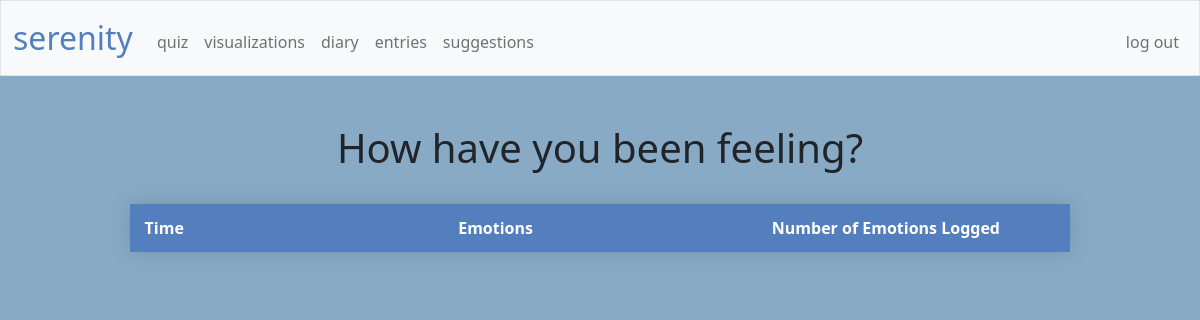
Page /viz (signed in) on the earlier database version.
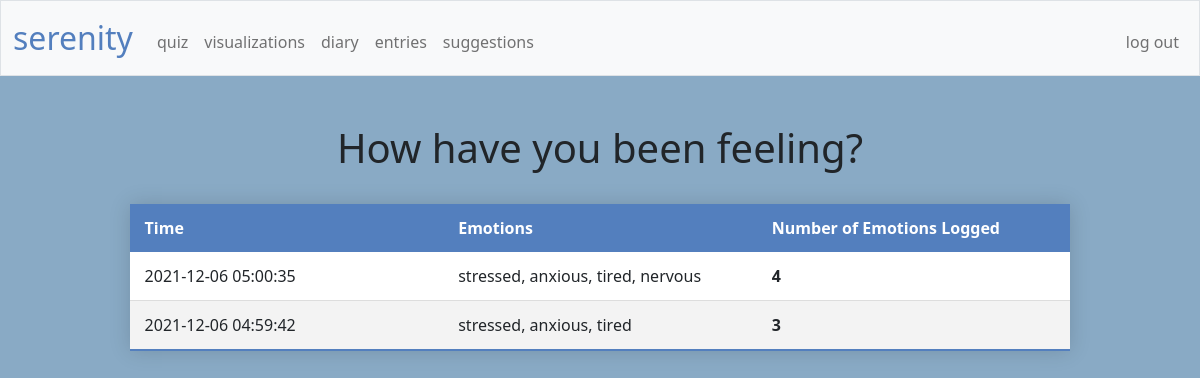
Same page on the later database version.
### tables this page shows
CREATE TABLE 'emotions' ('id' INTEGER PRIMARY KEY AUTOINCREMENT NOT NULL, 'user_id' INTEGER NOT NULL, 'time' DATETIME NOT NULL DEFAULT CURRENT_TIMESTAMP, 'emotionlist' TEXT);

### app.py (the view)
@app.route("/viz")
@login_required
def viz():
    emotionlog = db.execute(
        "SELECT time, emotionlist FROM emotions WHERE user_id = ? ORDER BY time DESC", session["user_id"])
    return render_template("viz.html", emotionlog=emotionlog, string_word_count=string_word_count)

### app.py (called while the page is built)
@app.after_request
def after_request(response):
    response.headers["Cache-Control"] = "no-cache, no-store, must-revalidate"
    response.headers["Expires"] = 0
    response.headers["Pragma"] = "no-cache"
    return response

### helpers.py (called while the page is built)
def login_required(f):
    @wraps(f)
    def decorated_function(*args, **kwargs):
        if session.get("user_id") is None:
            return redirect("/login")
        return f(*args, **kwargs)
    return decorated_function

def string_word_count(s):
    return s.count(",") + 1

### templates/viz.html (shortened to what this page needs)
{% extends "layout.html" %}
{% block main %}
    <body class="background">
        <header><h1 style="text-align:center">How have you been feeling?</h1></header>
        <br>
        <table class="styled-table">
            <thead>
                <tr>
                    <th>Time</th>
                    <th>Emotions</th>
                    <th>Number of Emotions Logged</th>
                </tr>
            </thead>
            <tbody>
                {% for e in emotionlog %}
                <tr>
                    <td>{{ e["time"] }}</td>
                    <td>{{ e["emotionlist"] }}</td>
                    <th>{{ string_word_count(e["emotionlist"]) }}</th>
                </tr>
                {% endfor %}
            </tbody>
        </table>
    </body>
{% endblock %}

### templates/layout.html (shortened to what this page needs)
<!DOCTYPE html>
<html lang="en">
    <head>
        <link href="https://cdn.jsdelivr.net/npm/bootstrap@5.1.3/dist/css/bootstrap.min.css" rel="stylesheet">
        <link href="/static/styles.css" rel="stylesheet">
    </head>
    <body>
        <nav class="bg-light border navbar navbar-expand-md navbar-light">
            <div class="container-fluid">
                <a class="navbar-brand" href="/"><span class="blue">serenity</span></a>
                <div class="collapse navbar-collapse" id="navbar">
                    {% if session["user_id"] %}
                        <ul class="navbar-nav me-auto mt-2">
                            <li class="nav-item"><a class="nav-link" href="/quiz">quiz</a></li>
                            <li class="nav-item"><a class="nav-link" href="/viz">visualizations</a></li>
                            <li class="nav-item"><a class="nav-link" href="/diary">diary</a></li>
                            <li class="nav-item"><a class="nav-link" href="/entries">entries</a></li>
                            <li class="nav-item"><a class="nav-link" href="/suggest">suggestions</a></li>
                        </ul>
                        <ul class="navbar-nav ms-auto mt-2">
                            <li class="nav-item"><a class="nav-link" href="/logout">log out</a></li>
                        </ul>
                    {% else %}
                        <ul class="navbar-nav ms-auto mt-2">
                            <li class="nav-item"><a class="nav-link" href="/register">register</a></li>
                            <li class="nav-item"><a class="nav-link" href="/login">log in</a></li>
                        </ul>
                    {% endif %}
                </div>
            </div>
        </nav>
        <main class="container-fluid py-5 text-center">
            {% block main %}{% endblock %}
        </main>
    </body>
</html>

### static/styles.css (style rules this page uses)
body { font-size: 1rem; font-weight: 400; line-height: 1.5; margin: 0; text-align: left; }
nav .navbar-brand { font-size: xx-large; }
nav .navbar-brand .blue { color: #537fbe; }
.styled-table { border-collapse: collapse; background-color: transparent; margin: auto; margin-bottom: 1rem; width: 80%; table-layout: fixed; min-width: 400px; box-shadow: 0 0 20px rgba(0, 0, 0, 0.15); }
.styled-table thead tr { background-color: #537fbe; color: #ffffff; text-align: left; }
.styled-table th, .styled-table td { padding: 12px 15px; text-align: left; }
.styled-table tbody tr { border-bottom: 1px solid #dddddd; }
.styled-table tbody tr:nth-of-type(odd) { background-color: #ffffff; }
.styled-table tbody tr:nth-of-type(even) { background-color: #f3f3f3; }
.styled-table tbody tr:last-of-type { border-bottom: 2px solid #537fbe; }
.background { background-color: #89aac5; }

Differences in the rows shown:
added emotions: time "2021-12-06 05:00:35", emotionlist "stressed, anxious, tired, nervous", emotionlist "4"
added emotions: time "2021-12-06 04:59:42", emotionlist "stressed, anxious, tired", emotionlist "3"
